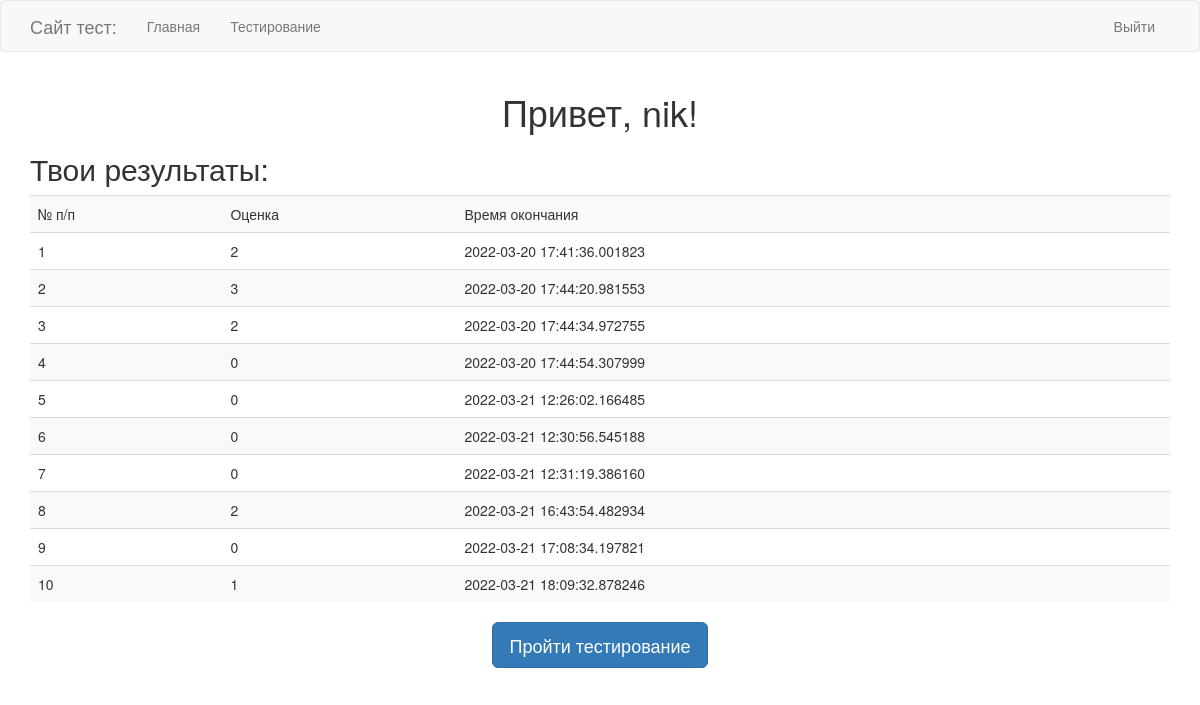
The page /index (signed in) on the database its author committed.
### app/models.py (models this page shows, shortened)
class User(UserMixin, db.Model):
    id = db.Column(db.Integer, primary_key=True)
    username = db.Column(db.String(64), index=True, unique=True)
    email = db.Column(db.String(120), index=True, unique=True)
    password_hash = db.Column(db.String(128))
    attempts = db.relationship('Attempt', backref='student', lazy='dynamic')

class Attempt(db.Model):
    id = db.Column(db.Integer, primary_key=True)
    result = db.Column(db.Integer)
    timestamp = db.Column(db.DateTime, index=True, default=datetime.utcnow)
    user_id = db.Column(db.Integer, db.ForeignKey('user.id'))

### app/routes.py (the view)
@app.route('/')
@app.route('/index')
@login_required
def index():
    attempts = Attempt().query.filter_by(user_id=current_user.id)
    return render_template('index.html', title='Главная', attempts=attempts)

### app/models.py (called while the page is built)
@login.user_loader
def load_user(id):
    return User.query.get(int(id))

### app/templates/index.html
{% extends "base.html" %}
{% block app_content %}
    <h1 class="text-center">Привет, {{ current_user.username }}!</h1>
    <h2 class="text-left">Твои результаты:</h2>
    <table class="table table-striped">
        <tr>
          <td>№ п/п</td>
          <td>Оценка</td>
          <td>Время окончания</td>
        </tr>
    {% for attempt in attempts %}
        <tr>
          <td>{{attempt.id}}</td>
          <td>{{attempt.result}}</td>
          <td>{{attempt.timestamp}}</td>
        </tr>
    {% endfor %}
    </table>
    <p class="text-center">
        <a class="btn btn-primary btn-lg" href="test" role="button">Пройти тестирование</a>
    </p>
{% endblock %}

### rows shown on the page
User: username "nik"
Attempt: id "1", result "2", timestamp "2022-03-20 17:41:36.001823"
Attempt: id "2", result "3", timestamp "2022-03-20 17:44:20.981553"
Attempt: id "3", result "2", timestamp "2022-03-20 17:44:34.972755"
Attempt: id "4", result "0", timestamp "2022-03-20 17:44:54.307999"
Attempt: id "5", result "0", timestamp "2022-03-21 12:26:02.166485"
Attempt: id "6", result "0", timestamp "2022-03-21 12:30:56.545188"
Attempt: id "7", result "0", timestamp "2022-03-21 12:31:19.386160"
Attempt: id "8", result "2", timestamp "2022-03-21 16:43:54.482934"
Attempt: id "9", result "0", timestamp "2022-03-21 17:08:34.197821"
Attempt: id "10", result "1", timestamp "2022-03-21 18:09:32.878246"
